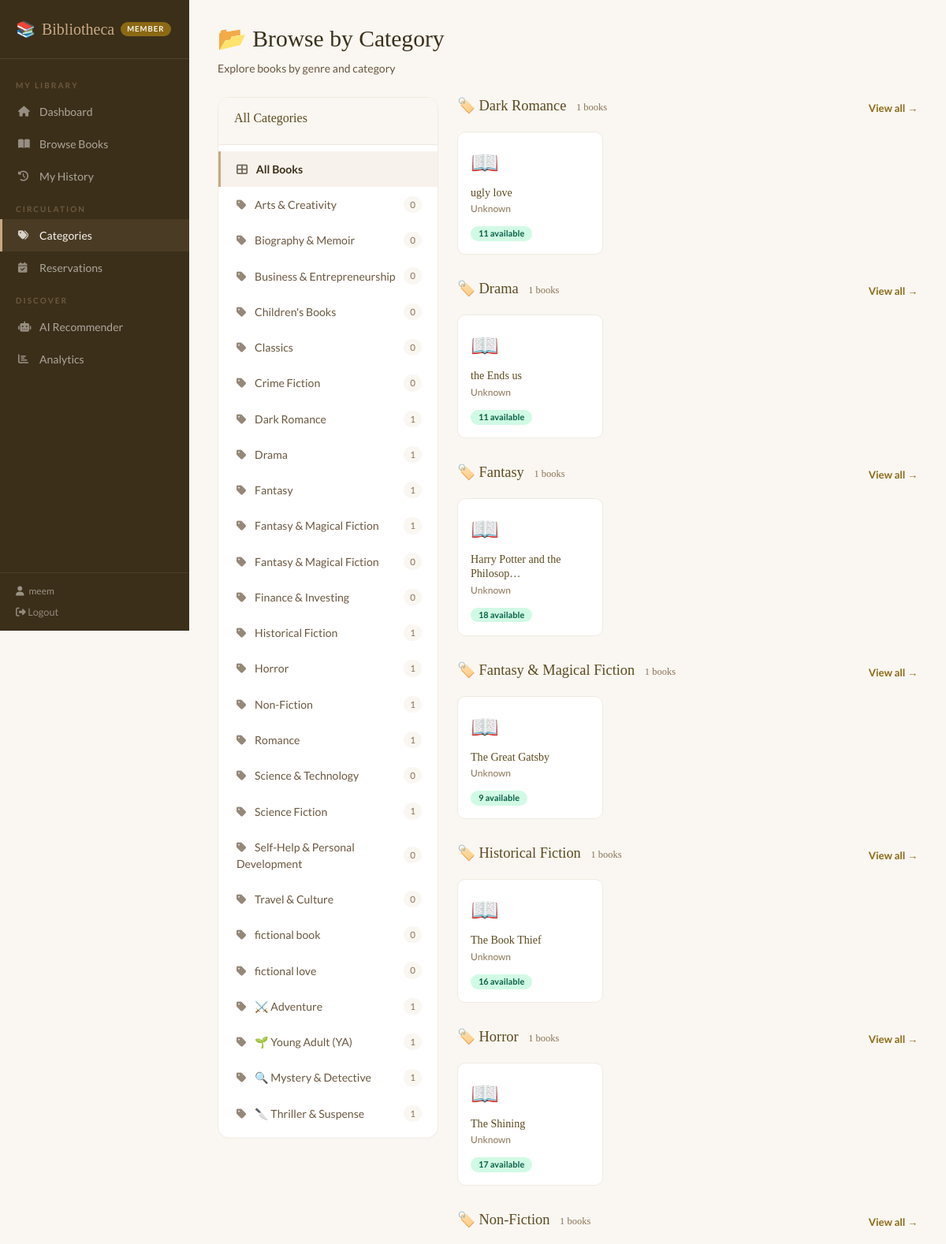
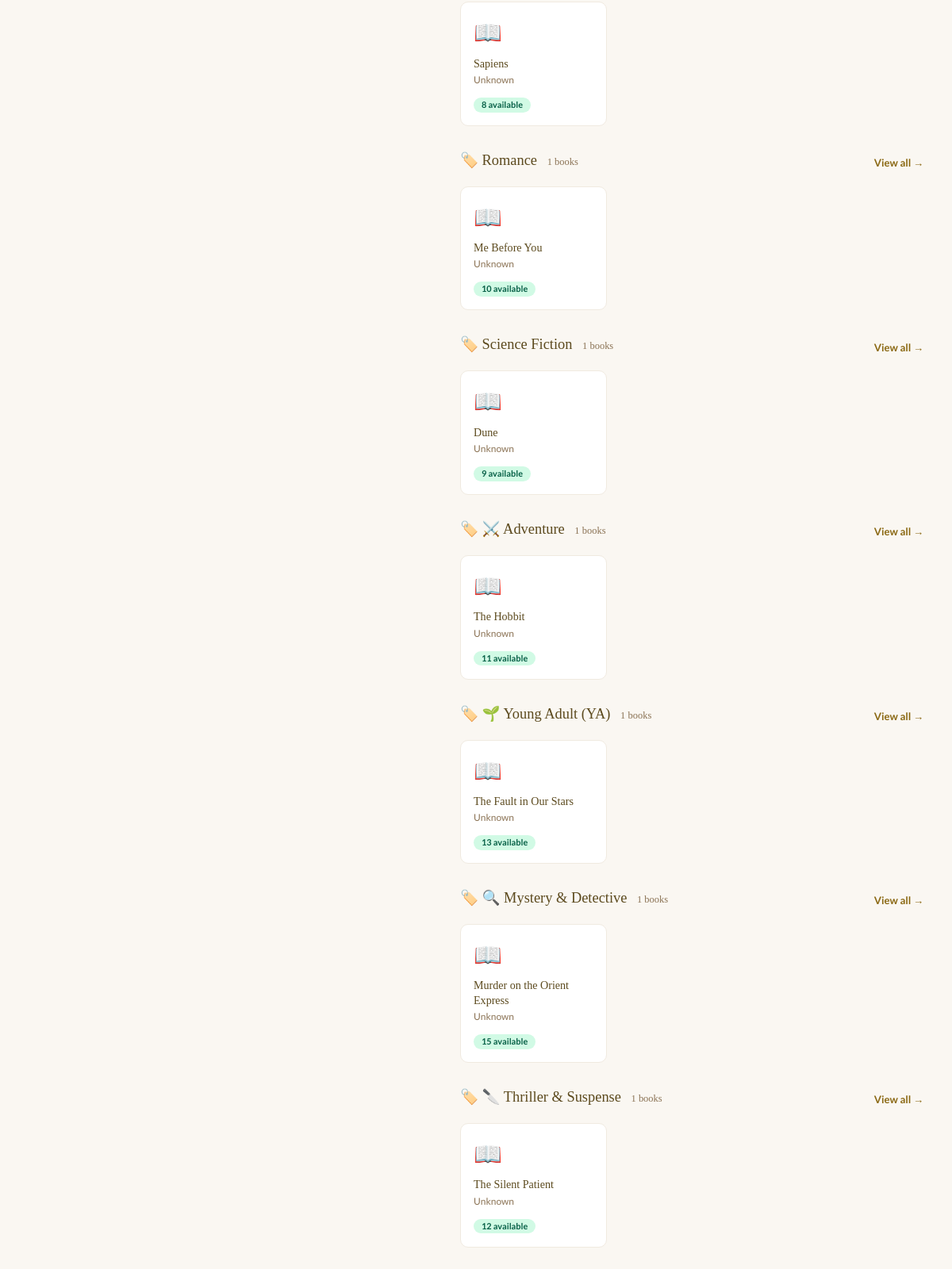
The page /my-categories/ (signed in) on the database its author committed (2 pictures, top to bottom).
### library/models.py (models this page shows, shortened)
class Category(models.Model):
    name = models.CharField(max_length=100)
    description = models.TextField(blank=True)
    class Meta:
        verbose_name_plural = "Categories"
        ordering = ['name']

class Book(models.Model):
    title = models.CharField(max_length=200)
    author = models.CharField(max_length=200, blank=True)
    category = models.ForeignKey(Category, on_delete=models.SET_NULL, null=True, blank=True, related_name='books')
    isbn = models.CharField(max_length=20, blank=True)
    total_copies = models.IntegerField(default=1)
    available_copies = models.IntegerField(default=1)
    description = models.TextField(blank=True)
    added_date = models.DateField(auto_now_add=True)
    @property
    def is_available(self):
        return self.available_copies > 0

### library/views.py (the view)
# urls.py: path('my-categories/', views.member_category_list, name='member_category_list'),
@login_required
def member_category_list(request):
    if is_admin(request.user): return redirect('category_list')
    member = get_member(request.user)
    categories = Category.objects.annotate(book_count=Count('books')).order_by('name')
    selected_cat = request.GET.get('cat')
    selected_category = None
    category_books = []
    if selected_cat:
        selected_category = get_object_or_404(Category, pk=selected_cat)
        category_books = Book.objects.filter(category=selected_category).select_related('author')
    member_borrow_requests = []
    member_reserved_books = []
    if member and member.is_approved:
        member_borrow_requests = list(BorrowRecord.objects.filter(
            member=member, status__in=['pending', 'approved']
        ).values_list('book_id', flat=True))
        member_reserved_books = list(Reservation.objects.filter(
            member=member, status__in=['waiting', 'ready']
        ).values_list('book_id', flat=True))
    return render(request, 'library/member_category_list.html', {
        'categories': categories,
        'selected_category': selected_category,
        'category_books': category_books,
        'member': member,
        'member_borrow_requests': member_borrow_requests,
        'member_reserved_books': member_reserved_books,
    })

### templates/library/member_category_list.html (shortened to what this page needs)
{% extends 'library/base.html' %}
{% block content %}
<div class="page-header"><h1>📂 Browse by Category</h1><p>Explore books by genre and category</p></div>
<div style="display:grid;grid-template-columns:280px 1fr;gap:24px;align-items:start;">
    <div style="background:white;border:1px solid var(--cream-dark);border-radius:14px;overflow:hidden;position:sticky;top:20px;">
        <div style="padding:16px 20px;border-bottom:1px solid var(--cream-dark);background:var(--cream);">
            <h3 style="font-family:'Playfair Display',serif;font-size:1rem;color:var(--brown-dark);">All Categories</h3>
        </div>
        <div style="padding:8px 0;">
            <a href="{% url 'member_category_list' %}"
               style="display:flex;align-items:center;justify-content:space-between;padding:12px 20px;text-decoration:none;transition:background 0.15s;
               {% if not selected_category %}background:rgba(200,168,130,0.15);border-left:3px solid var(--brown-light);{% else %}border-left:3px solid transparent;{% endif %}">
                <span style="font-size:0.88rem;{% if not selected_category %}color:var(--brown-deep);font-weight:700;{% else %}color:#6B5740;{% endif %}">
                    <i class="fas fa-th-large" style="margin-right:8px;opacity:0.7;"></i> All Books
                </span>
            </a>
            {% for cat in categories %}
            <a href="?cat={{ cat.pk }}"
               style="display:flex;align-items:center;justify-content:space-between;padding:12px 20px;text-decoration:none;transition:background 0.15s;
               {% if selected_category.pk == cat.pk %}background:rgba(200,168,130,0.15);border-left:3px solid var(--brown-light);{% else %}border-left:3px solid transparent;{% endif %}"
               onmouseover="this.style.background='rgba(200,168,130,0.08)'"
               onmouseout="this.style.background='{% if selected_category.pk == cat.pk %}rgba(200,168,130,0.15){% else %}transparent{% endif %}'">
                <span style="font-size:0.88rem;{% if selected_category.pk == cat.pk %}color:var(--brown-deep);font-weight:700;{% else %}color:#6B5740;{% endif %}">
                    <i class="fas fa-tag" style="margin-right:8px;opacity:0.7;"></i> {{ cat.name }}
                </span>
                <span style="font-size:0.72rem;background:var(--cream);color:#8B7355;padding:2px 8px;border-radius:10px;">{{ cat.book_count }}</span>
            </a>
            {% empty %}
            <div style="padding:20px;text-align:center;color:#8B7355;font-size:0.88rem;">No categories yet.</div>
            {% endfor %}
        </div>
    </div>
    <div>
        {% if selected_category %}
        <div style="margin-bottom:20px;">
            <h2 style="font-family:'Playfair Display',serif;font-size:1.4rem;color:var(--brown-deep);">
                {{ selected_category.name }}
            </h2>
            {% if selected_category.description %}
            <p style="color:#6B5740;font-size:0.88rem;margin-top:4px;">{{ selected_category.description }}</p>
            {% endif %}
            <p style="color:#8B7355;font-size:0.82rem;margin-top:6px;">{{ category_books|length }} book(s) in this category</p>
        </div>
        {% if category_books %}
        <div style="display:grid;grid-template-columns:repeat(auto-fill,minmax(200px,1fr));gap:16px;">
            {% for book in category_books %}
            <div style="background:white;border:1px solid var(--cream-dark);border-radius:12px;padding:20px;transition:all 0.2s;"
                onmouseover="this.style.boxShadow='0 6px 20px rgba(90,60,20,0.1)';this.style.transform='translateY(-2px)'"
                onmouseout="this.style.boxShadow='';this.style.transform=''">
                <div style="font-size:2.2rem;margin-bottom:10px;">📖</div>
                <div style="font-family:'Playfair Display',serif;font-size:0.95rem;color:var(--brown-dark);margin-bottom:4px;line-height:1.3;">{{ book.title }}</div>
                <div style="font-size:0.78rem;color:#8B7355;margin-bottom:10px;">{{ book.author.name|default:"Unknown Author" }}</div>
                <div style="margin-bottom:12px;">
                    {% if book.is_available %}
                    <span class="badge badge-available">{{ book.available_copies }} available</span>
                    {% else %}
                    <span class="badge badge-unavailable">Not available</span>
                    {% endif %}
                </div>
                {% if member.is_approved %}
                    {% if book.pk in member_borrow_requests %}
                        <div style="font-size:0.75rem;color:#8B7355;font-weight:700;text-align:center;padding:7px;background:var(--cream);border-radius:6px;">
                            <i class="fas fa-clock"></i> Request Sent
                        </div>
                    {% elif book.pk in member_reserved_books %}
                        <div style="font-size:0.75rem;color:#1e40af;font-weight:700;text-align:center;padding:7px;background:#dbeafe;border-radius:6px;">
                            <i class="fas fa-bookmark"></i> Reserved
                        </div>
                    {% elif book.is_available %}
                        <a href="{% url 'borrow_request' book.pk %}" class="btn-brown"
                           style="width:100%;justify-content:center;font-size:0.78rem;padding:8px;">
                            <i class="fas fa-book"></i> Borrow
                        </a>
                    {% else %}
                        <a href="{% url 'reserve_book' book.pk %}"
                           style="width:100%;padding:8px;background:#1e40af;color:white;border:none;border-radius:8px;font-size:0.78rem;font-weight:700;text-decoration:none;display:flex;align-items:center;justify-content:center;gap:5px;"
                           onmouseover="this.style.background='#1d4ed8'" onmouseout="this.style.background='#1e40af'">
                            <i class="fas fa-bookmark"></i> Reserve
                        </a>
                    {% endif %}
                {% else %}
                    <div style="font-size:0.72rem;color:#92400e;background:#fef3c7;padding:7px;border-radius:6px;text-align:center;">
                        Membership needed
                    </div>
                {% endif %}
            </div>
            {% endfor %}
        </div>
        {% else %}
        <div style="text-align:center;padding:60px;background:white;border:1px solid var(--cream-dark);border-radius:14px;color:#8B7355;">
            <div style="font-size:3rem;margin-bottom:12px;">📭</div>
            <p>No books in this category yet.</p>
        </div>
        {% endif %}
        {% else %}
        {% for cat in categories %}
        {% if cat.book_count > 0 %}
        <div style="margin-bottom:32px;">
            <div style="display:flex;align-items:center;justify-content:space-between;margin-bottom:14px;">
                <h2 style="font-family:'Playfair Display',serif;font-size:1.15rem;color:var(--brown-dark);">
                    🏷️ {{ cat.name }}
                    <span style="font-size:0.78rem;font-weight:400;color:#8B7355;margin-left:8px;">{{ cat.book_count }} books</span>
                </h2>
                <a href="?cat={{ cat.pk }}" style="color:var(--brown);font-size:0.82rem;font-weight:700;text-decoration:none;">View all →</a>
            </div>
            <div style="display:grid;grid-template-columns:repeat(auto-fill,minmax(180px,1fr));gap:14px;">
                {% for book in cat.books.all|slice:":4" %}
                <div style="background:white;border:1px solid var(--cream-dark);border-radius:10px;padding:16px;">
                    <div style="font-size:1.8rem;margin-bottom:8px;">📖</div>
                    <div style="font-family:'Playfair Display',serif;font-size:0.88rem;color:var(--brown-dark);margin-bottom:3px;line-height:1.3;">{{ book.title|truncatechars:30 }}</div>
                    <div style="font-size:0.75rem;color:#8B7355;margin-bottom:8px;">{{ book.author.name|default:"Unknown" }}</div>
                    {% if book.is_available %}
                    <span class="badge badge-available" style="font-size:0.68rem;">{{ book.available_copies }} available</span>
                    {% else %}
                    <span class="badge badge-unavailable" style="font-size:0.68rem;">Not available</span>
                    {% endif %}
                </div>
                {% endfor %}
            </div>
        </div>
        {% endif %}
        {% empty %}
        <div style="text-align:center;padding:80px;background:white;border:1px solid var(--cream-dark);border-radius:14px;color:#8B7355;">
            <div style="font-size:4rem;margin-bottom:16px;">📚</div>
            <p>No categories yet.</p>
        </div>
        {% endfor %}
        {% endif %}
    </div>
</div>
{% endblock %}

### templates/library/base.html (shortened to what this page needs)
<!DOCTYPE html>
<html lang="en">
<head>
    <link href="https://cdn.jsdelivr.net/npm/bootstrap@5.3.2/dist/css/bootstrap.min.css" rel="stylesheet">
    <link href="https://cdnjs.cloudflare.com/ajax/libs/font-awesome/6.4.0/css/all.min.css" rel="stylesheet">
</head>
<body>
<div class="sidebar">
    <div class="sidebar-brand">
        <a href="{% if request.user.is_staff %}{% url 'admin_dashboard' %}{% else %}{% url 'member_dashboard' %}{% endif %}">
            <span>📚</span> Bibliotheca
            {% if request.user.is_staff %}<span class="sidebar-badge">Admin</span>
            {% else %}<span class="sidebar-badge">Member</span>{% endif %}
        </a>
    </div>
    <nav class="sidebar-nav">
        {% if request.user.is_staff %}
        <div class="nav-sec">Overview</div>
        <a href="{% url 'admin_dashboard' %}" {% if request.resolver_match.url_name == 'admin_dashboard' %}class="active"{% endif %}><i class="fas fa-tachometer-alt"></i> Dashboard</a>
        <div class="nav-sec">Library</div>
        <a href="{% url 'book_list' %}" {% if 'book' in request.resolver_match.url_name %}class="active"{% endif %}><i class="fas fa-book"></i> Books</a>
        <a href="{% url 'category_list' %}" {% if request.resolver_match.url_name == 'category_list' %}class="active"{% endif %}><i class="fas fa-tags"></i> Categories</a>
        <div class="nav-sec">People</div>
        <a href="{% url 'member_list' %}" {% if request.resolver_match.url_name == 'member_list' %}class="active"{% endif %}><i class="fas fa-users"></i> Members</a>
        <div class="nav-sec">Tools</div>
        <a href="{% url 'ai_recommender' %}" {% if request.resolver_match.url_name == 'ai_recommender' %}class="active"{% endif %}><i class="fas fa-robot"></i> AI Recommender</a>
        <a href="{% url 'analytics' %}" {% if request.resolver_match.url_name == 'analytics' %}class="active"{% endif %}><i class="fas fa-chart-bar"></i> Analytics</a>
        <div class="nav-sec">System</div>
        <a href="/admin" target="_blank"><i class="fas fa-cog"></i> Django Admin Panel</a>
        {% else %}
        <div class="nav-sec">My Library</div>
        <a href="{% url 'member_dashboard' %}" {% if request.resolver_match.url_name == 'member_dashboard' %}class="active"{% endif %}><i class="fas fa-home"></i> Dashboard</a>
        <a href="{% url 'member_books' %}" {% if request.resolver_match.url_name == 'member_books' %}class="active"{% endif %}><i class="fas fa-book-open"></i> Browse Books</a>
        <a href="{% url 'member_history' %}" {% if request.resolver_match.url_name == 'member_history' %}class="active"{% endif %}><i class="fas fa-history"></i> My History</a>
        <div class="nav-sec">Circulation</div>
        <a href="{% url 'member_category_list' %}" {% if request.resolver_match.url_name == 'member_category_list' %}class="active"{% endif %}><i class="fas fa-tags"></i> Categories</a>
        <a href="{% url 'member_reservations' %}" {% if request.resolver_match.url_name == 'member_reservations' %}class="active"{% endif %}><i class="fas fa-calendar-check"></i> Reservations</a>
        <div class="nav-sec">Discover</div>
        <a href="{% url 'ai_recommender' %}" {% if request.resolver_match.url_name == 'ai_recommender' %}class="active"{% endif %}><i class="fas fa-robot"></i> AI Recommender</a>
        <a href="{% url 'analytics' %}" {% if request.resolver_match.url_name == 'analytics' %}class="active"{% endif %}><i class="fas fa-chart-bar"></i> Analytics</a>
        {% endif %}
    </nav>
    <div class="sidebar-user">
        <span><i class="fas fa-user" style="margin-right:6px;"></i>{{ request.user.username }}</span>
        <a href="{% url 'logout' %}" style="color:rgba(250,247,242,0.45);text-decoration:none;font-size:0.8rem;transition:color 0.15s;" onmouseover="this.style.color='var(--cream)'" onmouseout="this.style.color='rgba(250,247,242,0.45)'">
            <i class="fas fa-sign-out-alt"></i> Logout
        </a>
    </div>
</div>
<div class="main-content">
    {% block content %}{% endblock %}
</div>
</body>
</html>

### rows shown on the page
Category: name "Arts & Creativity", book_count "0"
Category: name "Biography & Memoir", book_count "0"
Category: name "Business & Entrepreneurship", book_count "0"
Category: name "Children's Books", book_count "0"
Category: name "Classics", book_count "0"
Category: name "Crime Fiction", book_count "0"
Category: name "Dark Romance", book_count "1"
Category: name "Drama", book_count "1"
Category: name "Fantasy", book_count "1"
Category: name "Fantasy & Magical Fiction", book_count "1"
Category: name "Fantasy & Magical Fiction", book_count "0"
Category: name "Finance & Investing", book_count "0"
Category: name "Historical Fiction", book_count "1"
Category: name "Horror", book_count "1"
Category: name "Non-Fiction", book_count "1"
Category: name "Romance", book_count "1"
Category: name "Science & Technology", book_count "0"
Category: name "Science Fiction", book_count "1"
Category: name "Self-Help & Personal Development", book_count "0"
Category: name "Travel & Culture", book_count "0"
Category: name "fictional book", book_count "0"
Category: name "fictional love", book_count "0"
Category: name "⚔️ Adventure", book_count "1"
Category: name "🌱 Young Adult (YA)", book_count "1"
Category: name "🔍 Mystery & Detective", book_count "1"
Category: name "🔪 Thriller & Suspense", book_count "1"
Book: title "ugly love", author.name "Unknown", available_copies "11"
Book: title "the Ends us", author.name "Unknown", available_copies "11"
Book: title "Harry Potter and the Philosop…", author.name "Unknown", available_copies "18"
Book: title "The Great Gatsby", author.name "Unknown", available_copies "9"
Book: title "The Book Thief", author.name "Unknown", available_copies "16"
Book: title "The Shining", author.name "Unknown", available_copies "17"
Book: title "Sapiens", author.name "Unknown", available_copies "8"
Book: title "Me Before You", author.name "Unknown", available_copies "10"
Book: title "Dune", author.name "Unknown", available_copies "9"
Book: title "The Hobbit", author.name "Unknown", available_copies "11"
Book: title "The Fault in Our Stars", author.name "Unknown", available_copies "13"
Book: title "Murder on the Orient Express", author.name "Unknown", available_copies "15"
Book: title "The Silent Patient", author.name "Unknown", available_copies "12"

### other values the page prints
{{ request.user.username }} "meem"
